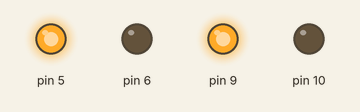
Simulated run of this sketch. Board: Arduino Uno, built with avr-gcc and run on an emulated ATmega328P. Parts: output pins drawn as LEDs (lit = HIGH).

Above: at 0.1 s.
At 2.1 s:
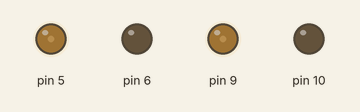
Timing chart, 0 to 3.6 s (numbered marks = the images above):
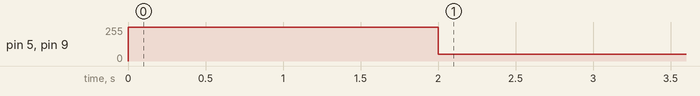

Measured:
- by itself, pin 5, pin 9: 255/255 → 50/255 at 2.0 s

The sketch:

Chicken.ino
```cpp
#include <motor.h>


#include <Wire.h>

#include <VL53L0X.h>

#include <helper_3dmath.h>
#include <MPU6050_6Axis_MotionApps20.h>

#include <I2Cdev.h>

MPU6050 gyro;
Motor left(6,5), right(10,9);
float origin = 0;
float integral = 0;
float lasterror = 0;
float kp = 1;
float ki = 1;
float kd = 1;

int speed = 50;

void setup() {
      move(right, left, 255);
      delay(2000);
      Wire.begin();
      gyro.start(-52,93,-1,985);
}
void loop() {
// accepts float origin
      float angle = gyro.getangle();
      Serial.println(angle);
      float cfac = angle;
      float setoff = origin - cfac;

      float integral = integral + setoff;
      float derivative = setoff - lasterror;
      float correction = (kp*setoff + ki*integral + kd*derivative)*2;

      move(right, left, speed, correction);

      lasterror = setoff;
}
```
